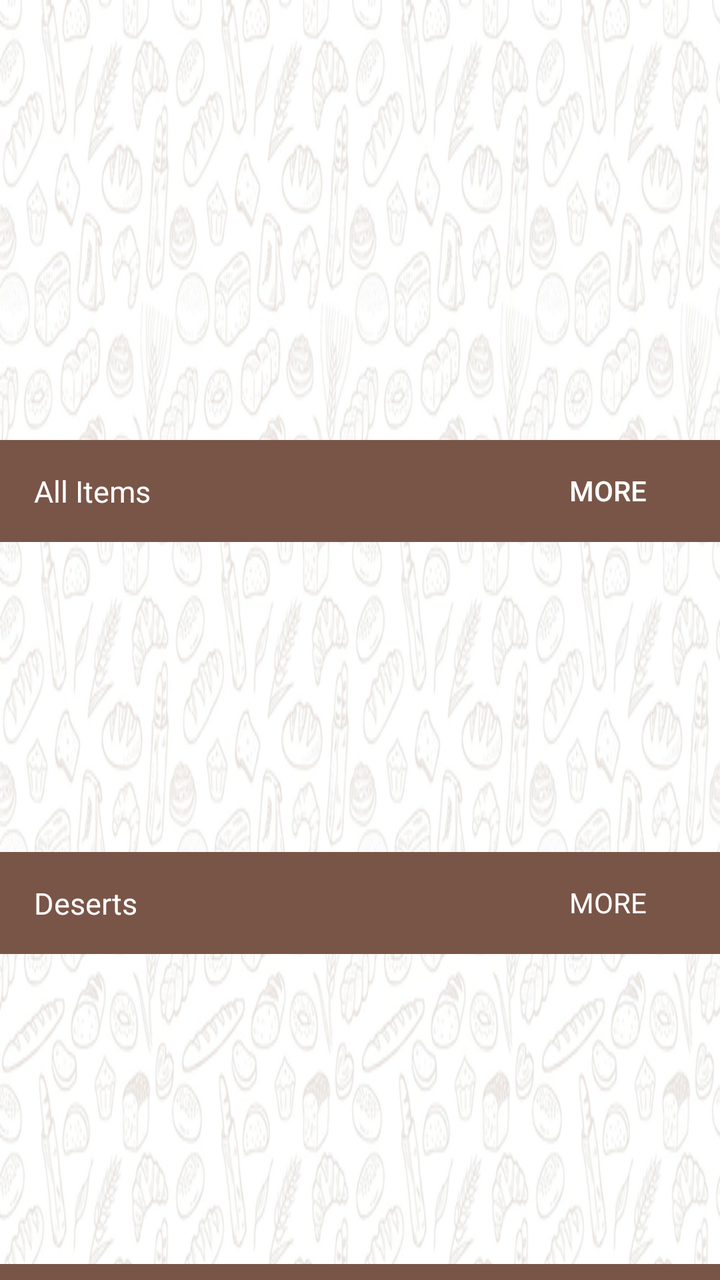
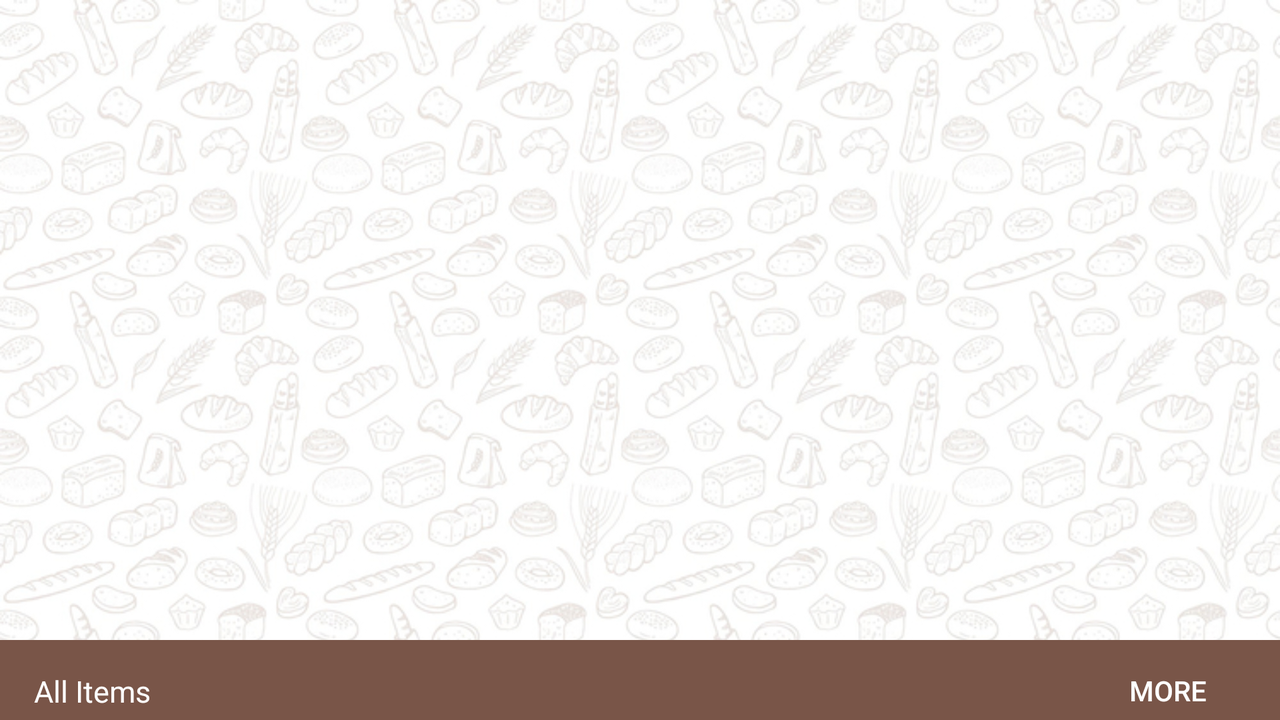

First picture: res/layout/ on a phone held upright. Second picture: the repository's own variant of that layout, on a device whose configuration matches the variant's folder. Source for both follows.
<!-- AndroidManifest.xml: application theme AppTheme -->
<!-- res/layout/content_main.xml -->
<?xml version="1.0" encoding="utf-8"?>
<RelativeLayout xmlns:android="http://schemas.android.com/apk/res/android"
    xmlns:app="http://schemas.android.com/apk/res-auto"
    xmlns:tools="http://schemas.android.com/tools"
    android:layout_width="match_parent"
    android:layout_height="match_parent"
    android:background="@drawable/background"
    app:layout_behavior="@string/appbar_scrolling_view_behavior"
    tools:context="usmanali.kinarabakery.MainActivity"
    tools:showIn="@layout/activity_main">
    <android.support.v4.widget.NestedScrollView
        android:layout_width="match_parent"
        android:layout_height="match_parent"
        >
        <LinearLayout
            android:layout_width="match_parent"
            android:layout_height="wrap_content"
            android:orientation="vertical"
            android:layout_marginBottom="0dp"
            >
            <android.support.v4.view.ViewPager
                android:layout_height="220dp"
                android:id="@+id/carouselpager"
                android:layout_below ="@+id/toolbar"
                android:layout_width="match_parent"
               >
               </android.support.v4.view.ViewPager>

            <RelativeLayout
                android:layout_width="match_parent"
                android:layout_height="wrap_content"
                android:padding="2dp"
                android:background="@color/colorPrimary"
                >
                <TextView
                    android:id="@+id/itemTitle"
                    android:layout_width="wrap_content"
                    android:layout_height="wrap_content"
                    android:layout_alignParentLeft="true"
                    android:layout_alignParentStart="true"
                    android:layout_centerVertical="true"
                    android:layout_gravity="center_vertical"
                    android:layout_toLeftOf="@+id/btnMore"
                    android:text="All Items"
                    android:paddingLeft="15dp"
                    android:textColor="@android:color/white"
                    android:textSize="15sp" />

                <Button
                    android:id="@+id/btnMore"
                    android:layout_width="wrap_content"
                    android:layout_height="42dp"
                    android:layout_alignParentEnd="true"
                    android:layout_alignParentRight="true"
                    android:layout_centerVertical="true"
                    android:layout_marginBottom="5dp"
                    android:layout_marginEnd="10dp"
                    android:background="@null"
                    android:text="More"
                    android:textColor="#ffff" />
            </RelativeLayout>

            <android.support.v7.widget.RecyclerView
                android:id="@+id/allitemslist"
                android:layout_width="match_parent"
                android:layout_height="155dp"
                android:layout_marginEnd="5dp"
                android:layout_marginStart="5dp"
                android:layout_gravity="center_vertical"
                android:orientation="horizontal" />

            <RelativeLayout
                android:layout_width="match_parent"
                android:layout_height="wrap_content"
                android:padding="2dp"
                android:background="@color/colorPrimary"
                >
                <TextView
                    android:id="@+id/itemTitle2"
                    android:layout_width="wrap_content"
                    android:layout_height="wrap_content"
                    android:layout_alignParentStart="true"
                    android:layout_centerVertical="true"
                    android:layout_gravity="center_vertical"
                    android:layout_toStartOf="@+id/moredeserts"
                    android:text="Deserts"
                    android:paddingLeft="15dp"
                    android:textColor="@android:color/white"
                    android:textSize="15sp" />

                <Button
                    android:id="@+id/moredeserts"
                    style="@android:style/Widget.Button"
                    android:layout_width="wrap_content"
                    android:layout_height="42dp"
                    android:layout_alignParentEnd="true"
                    android:layout_centerVertical="true"
                    android:layout_marginBottom="5dp"
                    android:layout_marginEnd="10dp"
                    android:background="@null"
                    android:text="MORE"
                    android:textColor="#ffff" />
            </RelativeLayout>
            <android.support.v7.widget.RecyclerView
                android:id="@+id/desertslist"
                android:layout_width="match_parent"
                android:layout_height="155dp"
                android:layout_marginEnd="10dp"
                android:layout_marginStart="5dp"
                android:layout_gravity="center_vertical"
                android:orientation="horizontal" />
            <RelativeLayout
                android:layout_width="match_parent"
                android:layout_height="wrap_content"
                android:padding="2dp"
                android:background="@color/colorPrimary"
                >
                <TextView
                    android:id="@+id/itemTitle3"
                    android:layout_width="wrap_content"
                    android:layout_height="wrap_content"
                    android:layout_alignParentLeft="true"
                    android:layout_alignParentStart="true"
                    android:layout_centerVertical="true"
                    android:layout_gravity="center_vertical"
                    android:layout_toLeftOf="@+id/morerusks"
                    android:text="Rusks"
                    android:paddingLeft="15dp"
                    android:textColor="@android:color/white"
                    android:textSize="15sp" />
                <Button
                    android:id="@+id/morerusks"
                    android:layout_width="wrap_content"
                    android:layout_height="42dp"
                    android:layout_alignParentEnd="true"
                    android:layout_centerVertical="true"
                    android:layout_marginBottom="5dp"
                    android:layout_marginEnd="10dp"
                    android:background="@null"
                    android:text="MORE"
                    android:textColor="#ffff" />
            </RelativeLayout>
            <android.support.v7.widget.RecyclerView
                android:id="@+id/ruskslist"
                android:layout_width="match_parent"
                android:layout_height="155dp"
                android:layout_marginEnd="10dp"
                android:layout_marginStart="10dp"
                android:layout_marginTop="0dp"
                android:layout_gravity="center_vertical"
                android:orientation="horizontal" />
            <RelativeLayout
                android:layout_width="match_parent"
                android:layout_height="wrap_content"
                android:padding="2dp"
                android:background="@color/colorPrimary"
                >
    <TextView
        android:id="@+id/itemTitle4"
        android:layout_width="wrap_content"
        android:layout_height="wrap_content"
        android:layout_alignParentLeft="true"
        android:layout_alignParentStart="true"
        android:layout_centerVertical="true"
        android:layout_gravity="center_vertical"
        android:layout_toLeftOf="@+id/moremethai"
        android:text="Methai"
        android:paddingLeft="15dp"
        android:textColor="@android:color/white"
        android:textSize="15sp" />
    <Button
        android:id="@+id/moremethai"
        android:layout_width="wrap_content"
        android:layout_height="42dp"
        android:layout_alignParentEnd="true"
        android:layout_centerVertical="true"
        android:layout_marginBottom="5dp"
        android:layout_marginEnd="10dp"
        android:background="@null"
        android:text="MORE"
        android:textColor="#ffff" />
</RelativeLayout>
<android.support.v7.widget.RecyclerView
android:id="@+id/methailist"
android:layout_width="match_parent"
android:layout_height="155dp"
android:layout_marginEnd="10dp"
android:layout_marginStart="10dp"
android:layout_gravity="center_vertical"
android:orientation="horizontal" />
            <RelativeLayout
                android:layout_width="match_parent"
                android:layout_height="wrap_content"
                android:padding="2dp"
                android:background="@color/colorPrimary"
                >
                <TextView
                    android:id="@+id/itemTitle5"
                    android:layout_width="wrap_content"
                    android:layout_height="wrap_content"
                    android:layout_alignParentLeft="true"
                    android:layout_alignParentStart="true"
                    android:layout_centerVertical="true"
                    android:layout_gravity="center_vertical"
                    android:layout_toLeftOf="@+id/morebreadsandbuns"
                    android:text="Breads and Buns"
                    android:paddingLeft="15dp"
                    android:textColor="@android:color/white"
                    android:textSize="15sp" />
                <Button
                    android:id="@+id/morebreadsandbuns"
                    android:layout_width="wrap_content"
                    android:layout_height="42dp"
                    android:layout_alignParentEnd="true"
                    android:layout_centerVertical="true"
                    android:layout_marginBottom="5dp"
                    android:layout_marginEnd="10dp"
                    android:background="@null"
                    android:text="MORE"
                    android:textColor="#ffff" />
            </RelativeLayout>
            <android.support.v7.widget.RecyclerView
                android:id="@+id/breadandbunslist"
                android:layout_width="match_parent"
                android:layout_height="155dp"
                android:layout_marginEnd="10dp"
                android:layout_marginStart="10dp"
                android:layout_gravity="center_vertical"
                android:orientation="horizontal" />
            <RelativeLayout
                android:layout_width="match_parent"
                android:layout_height="wrap_content"
                android:padding="2dp"
                android:background="@color/colorPrimary"
                >
                <TextView
                    android:id="@+id/itemTitle6"
                    android:layout_width="wrap_content"
                    android:layout_height="wrap_content"
                    android:layout_alignParentLeft="true"
                    android:layout_alignParentStart="true"
                    android:layout_centerVertical="true"
                    android:layout_gravity="center_vertical"
                    android:layout_toLeftOf="@+id/moregrocery"
                    android:text="Grocery"
                    android:paddingLeft="15dp"
                    android:textColor="@android:color/white"
                    android:textSize="15sp" />
                <Button
                    android:id="@+id/moregrocery"
                    android:layout_width="wrap_content"
                    android:layout_height="42dp"
                    android:layout_alignParentEnd="true"
                    android:layout_centerVertical="true"
                    android:layout_marginBottom="5dp"
                    android:layout_marginEnd="10dp"
                    android:background="@null"
                    android:text="MORE"
                    android:textColor="#ffff" />
            </RelativeLayout>
            <android.support.v7.widget.RecyclerView
                android:id="@+id/grocerylist"
                android:layout_width="match_parent"
                android:layout_height="155dp"
                android:layout_marginEnd="10dp"
                android:layout_marginStart="10dp"
                android:layout_gravity="center_vertical"
                android:orientation="horizontal" />
            <RelativeLayout
                android:layout_width="match_parent"
                android:layout_height="wrap_content"
                android:padding="2dp"
                android:background="@color/colorPrimary"
                >
                <TextView
                    android:id="@+id/itemTitle7"
                    android:layout_width="wrap_content"
                    android:layout_height="wrap_content"
                    android:layout_alignParentLeft="true"
                    android:layout_alignParentStart="true"
                    android:layout_centerVertical="true"
                    android:layout_gravity="center_vertical"
                    android:layout_toLeftOf="@+id/morefastfood"
                    android:text="Fast Food"
                    android:paddingLeft="15dp"
                    android:textColor="@android:color/white"
                    android:textSize="15sp" />
                <Button
                    android:id="@+id/morefastfood"
                    android:layout_width="wrap_content"
                    android:layout_height="42dp"
                    android:layout_alignParentEnd="true"
                    android:layout_centerVertical="true"
                    android:layout_marginBottom="5dp"
                    android:layout_marginEnd="10dp"
                    android:background="@null"
                    android:text="MORE"
                    android:textColor="#ffff" />
            </RelativeLayout>
            <android.support.v7.widget.RecyclerView
                android:id="@+id/fastfoodlist"
                android:layout_width="match_parent"
                android:layout_height="155dp"
                android:layout_marginEnd="10dp"
                android:layout_marginStart="10dp"
                android:layout_gravity="center_vertical"
                android:orientation="horizontal" />
        </LinearLayout>
    </android.support.v4.widget.NestedScrollView>
</RelativeLayout>
<!-- resources referenced by this layout -->
<resources>
  <color name="colorPrimary">#795548</color>
  <!-- drawable background: jpg bitmap (drawable, 302623 bytes) -->
  <style name="AppTheme" parent="Theme.AppCompat.Light.NoActionBar">
          
          <item name="colorPrimary">@color/colorPrimary</item>
          <item name="colorPrimaryDark">@color/colorPrimaryDark</item>
          <item name="colorAccent">@color/colorAccent</item>
      </style>
  <color name="colorPrimaryDark">#6D4C41</color>
  <color name="colorAccent">#FF4081</color>
</resources>
<!-- res/layout-land/content_main.xml (the repository's variant of the layout above) -->
<!-- drawn on the phone turned sideways -->
<?xml version="1.0" encoding="utf-8"?>
<RelativeLayout xmlns:android="http://schemas.android.com/apk/res/android"
    xmlns:app="http://schemas.android.com/apk/res-auto"
    xmlns:tools="http://schemas.android.com/tools"
    android:layout_width="match_parent"
    android:layout_height="match_parent"
    android:background="@drawable/background"
    app:layout_behavior="@string/appbar_scrolling_view_behavior"
    tools:context="usmanali.kinarabakery.MainActivity"
    tools:showIn="@layout/activity_main">
    <android.support.v4.widget.NestedScrollView
        android:layout_width="match_parent"
        android:layout_height="match_parent"
        >
        <LinearLayout
            android:layout_width="match_parent"
            android:layout_height="wrap_content"
            android:orientation="vertical"
            >
            <android.support.v4.view.ViewPager
                android:layout_height="320dp"
                android:id="@+id/carouselpager"
                android:layout_below ="@+id/toolbar"
                android:layout_width="match_parent"
                >
            </android.support.v4.view.ViewPager>

            <RelativeLayout
                android:layout_width="match_parent"
                android:layout_height="wrap_content"
                android:padding="2dp"
                android:background="@color/colorPrimary"
                >
                <TextView
                    android:id="@+id/itemTitle"
                    android:layout_width="wrap_content"
                    android:layout_height="wrap_content"
                    android:layout_alignParentLeft="true"
                    android:layout_alignParentStart="true"
                    android:layout_centerVertical="true"
                    android:layout_gravity="center_vertical"
                    android:layout_toLeftOf="@+id/btnMore"
                    android:text="All Items"
                    android:paddingLeft="15dp"
                    android:textColor="@android:color/white"
                    android:textSize="15sp" />

                <Button
                    android:id="@+id/btnMore"
                    android:layout_width="wrap_content"
                    android:layout_height="42dp"
                    android:layout_alignParentEnd="true"
                    android:layout_alignParentRight="true"
                    android:layout_centerVertical="true"
                    android:layout_marginBottom="5dp"
                    android:layout_marginEnd="10dp"
                    android:background="@null"
                    android:text="More"
                    android:textColor="#ffff" />
            </RelativeLayout>

            <android.support.v7.widget.RecyclerView
                android:id="@+id/allitemslist"
                android:layout_width="wrap_content"
                android:layout_height="wrap_content"
                android:layout_marginEnd="5dp"
                android:layout_marginStart="5dp"
                android:layout_gravity="center_vertical"
                android:orientation="horizontal" />

            <RelativeLayout
                android:layout_width="match_parent"
                android:layout_height="wrap_content"
                android:padding="2dp"
                android:background="@color/colorPrimary"
                >
                <TextView
                    android:id="@+id/itemTitle2"
                    android:layout_width="wrap_content"
                    android:layout_height="wrap_content"
                    android:layout_alignParentStart="true"
                    android:layout_centerVertical="true"
                    android:layout_gravity="center_vertical"
                    android:layout_toStartOf="@+id/moredeserts"
                    android:text="Deserts"
                    android:paddingLeft="15dp"
                    android:textColor="@android:color/white"
                    android:textSize="15sp" />

                <Button
                    android:id="@+id/moredeserts"
                    style="@android:style/Widget.Button"
                    android:layout_width="wrap_content"
                    android:layout_height="42dp"
                    android:layout_alignParentEnd="true"
                    android:layout_centerVertical="true"
                    android:layout_marginBottom="5dp"
                    android:layout_marginEnd="10dp"
                    android:background="@null"
                    android:text="MORE"
                    android:textColor="#ffff" />
            </RelativeLayout>
            <android.support.v7.widget.RecyclerView
                android:id="@+id/desertslist"
                android:layout_width="wrap_content"
                android:layout_height="wrap_content"
                android:layout_marginEnd="10dp"
                android:layout_marginStart="5dp"
                android:layout_gravity="center_vertical"
                android:orientation="horizontal" />
            <RelativeLayout
                android:layout_width="match_parent"
                android:layout_height="wrap_content"
                android:padding="2dp"
                android:background="@color/colorPrimary"
                >
                <TextView
                    android:id="@+id/itemTitle3"
                    android:layout_width="wrap_content"
                    android:layout_height="wrap_content"
                    android:layout_alignParentLeft="true"
                    android:layout_alignParentStart="true"
                    android:layout_centerVertical="true"
                    android:layout_gravity="center_vertical"
                    android:layout_toLeftOf="@+id/morerusks"
                    android:text="Rusks"
                    android:paddingLeft="15dp"
                    android:textColor="@android:color/white"
                    android:textSize="15sp" />

                <Button
                    android:id="@+id/morerusks"
                    android:layout_width="wrap_content"
                    android:layout_height="42dp"
                    android:layout_alignParentEnd="true"
                    android:layout_centerVertical="true"
                    android:layout_marginBottom="5dp"
                    android:layout_marginEnd="10dp"
                    android:background="@null"
                    android:text="MORE"
                    android:textColor="#ffff" />
            </RelativeLayout>
            <android.support.v7.widget.RecyclerView
                android:id="@+id/ruskslist"
                android:layout_width="wrap_content"
                android:layout_height="wrap_content"
                android:layout_marginEnd="10dp"
                android:layout_marginStart="10dp"
                android:layout_marginTop="0dp"
                android:layout_gravity="center_vertical"
                android:orientation="horizontal" />
            <RelativeLayout
                android:layout_width="match_parent"
                android:layout_height="wrap_content"
                android:padding="2dp"
                android:background="@color/colorPrimary"
                >
                <TextView
                    android:id="@+id/itemTitle4"
                    android:layout_width="wrap_content"
                    android:layout_height="wrap_content"
                    android:layout_alignParentStart="true"
                    android:layout_centerVertical="true"
                    android:layout_gravity="center_vertical"
                    android:layout_toStartOf="@+id/moremethai"
                    android:text="Methai"
                    android:paddingLeft="15dp"
                    android:textColor="@android:color/white"
                    android:textSize="15sp" />
                <Button
                    android:id="@+id/moremethai"
                    style="@android:style/Widget.Button"
                    android:layout_width="wrap_content"
                    android:layout_height="42dp"
                    android:layout_alignParentEnd="true"
                    android:layout_centerVertical="true"
                    android:layout_marginBottom="5dp"
                    android:layout_marginEnd="10dp"
                    android:background="@null"
                    android:text="MORE"
                    android:textColor="#ffff" />
            </RelativeLayout>
            <android.support.v7.widget.RecyclerView
                android:id="@+id/methailist"
                android:layout_width="wrap_content"
                android:layout_height="wrap_content"
                android:layout_marginEnd="10dp"
                android:layout_marginStart="5dp"
                android:layout_gravity="center_vertical"
                android:orientation="horizontal" />
            <RelativeLayout
                android:layout_width="match_parent"
                android:layout_height="wrap_content"
                android:padding="2dp"
                android:background="@color/colorPrimary"
                >
                <TextView
                    android:id="@+id/itemTitle5"
                    android:layout_width="wrap_content"
                    android:layout_height="wrap_content"
                    android:layout_alignParentStart="true"
                    android:layout_centerVertical="true"
                    android:layout_gravity="center_vertical"
                    android:layout_toStartOf="@+id/morebreadsandbuns"
                    android:text="Breads and Buns"
                    android:paddingLeft="15dp"
                    android:textColor="@android:color/white"
                    android:textSize="15sp" />
                <Button
                    android:id="@+id/morebreadsandbuns"
                    style="@android:style/Widget.Button"
                    android:layout_width="wrap_content"
                    android:layout_height="42dp"
                    android:layout_alignParentEnd="true"
                    android:layout_centerVertical="true"
                    android:layout_marginBottom="5dp"
                    android:layout_marginEnd="10dp"
                    android:background="@null"
                    android:text="MORE"
                    android:textColor="#ffff" />
            </RelativeLayout>
            <android.support.v7.widget.RecyclerView
                android:id="@+id/breadandbunslist"
                android:layout_width="wrap_content"
                android:layout_height="wrap_content"
                android:layout_marginEnd="10dp"
                android:layout_marginStart="5dp"
                android:layout_gravity="center_vertical"
                android:orientation="horizontal" />
            <RelativeLayout
                android:layout_width="match_parent"
                android:layout_height="wrap_content"
                android:padding="2dp"
                android:background="@color/colorPrimary"
                >
                <TextView
                    android:id="@+id/itemTitle6"
                    android:layout_width="wrap_content"
                    android:layout_height="wrap_content"
                    android:layout_alignParentStart="true"
                    android:layout_centerVertical="true"
                    android:layout_gravity="center_vertical"
                    android:layout_toStartOf="@+id/moregrocery"
                    android:text="Grocery"
                    android:paddingLeft="15dp"
                    android:textColor="@android:color/white"
                    android:textSize="15sp" />
                <Button
                    android:id="@+id/moregrocery"
                    style="@android:style/Widget.Button"
                    android:layout_width="wrap_content"
                    android:layout_height="42dp"
                    android:layout_alignParentEnd="true"
                    android:layout_centerVertical="true"
                    android:layout_marginBottom="5dp"
                    android:layout_marginEnd="10dp"
                    android:background="@null"
                    android:text="MORE"
                    android:textColor="#ffff" />
            </RelativeLayout>
            <android.support.v7.widget.RecyclerView
                android:id="@+id/grocerylist"
                android:layout_width="wrap_content"
                android:layout_height="wrap_content"
                android:layout_marginEnd="10dp"
                android:layout_marginStart="5dp"
                android:layout_gravity="center_vertical"
                android:orientation="horizontal" />
            <RelativeLayout
                android:layout_width="match_parent"
                android:layout_height="wrap_content"
                android:padding="2dp"
                android:background="@color/colorPrimary"
                >
                <TextView
                    android:id="@+id/itemTitle7"
                    android:layout_width="wrap_content"
                    android:layout_height="wrap_content"
                    android:layout_alignParentStart="true"
                    android:layout_centerVertical="true"
                    android:layout_gravity="center_vertical"
                    android:layout_toStartOf="@+id/morefastfood"
                    android:text="Grocery"
                    android:paddingLeft="15dp"
                    android:textColor="@android:color/white"
                    android:textSize="15sp" />
                <Button
                    android:id="@+id/morefastfood"
                    style="@android:style/Widget.Button"
                    android:layout_width="wrap_content"
                    android:layout_height="42dp"
                    android:layout_alignParentEnd="true"
                    android:layout_centerVertical="true"
                    android:layout_marginBottom="5dp"
                    android:layout_marginEnd="10dp"
                    android:background="@null"
                    android:text="MORE"
                    android:textColor="#ffff" />
            </RelativeLayout>
            <android.support.v7.widget.RecyclerView
                android:id="@+id/fastfoodlist"
                android:layout_width="wrap_content"
                android:layout_height="wrap_content"
                android:layout_marginEnd="10dp"
                android:layout_marginStart="5dp"
                android:layout_gravity="center_vertical"
                android:orientation="horizontal" />
        </LinearLayout>
    </android.support.v4.widget.NestedScrollView>
</RelativeLayout>
